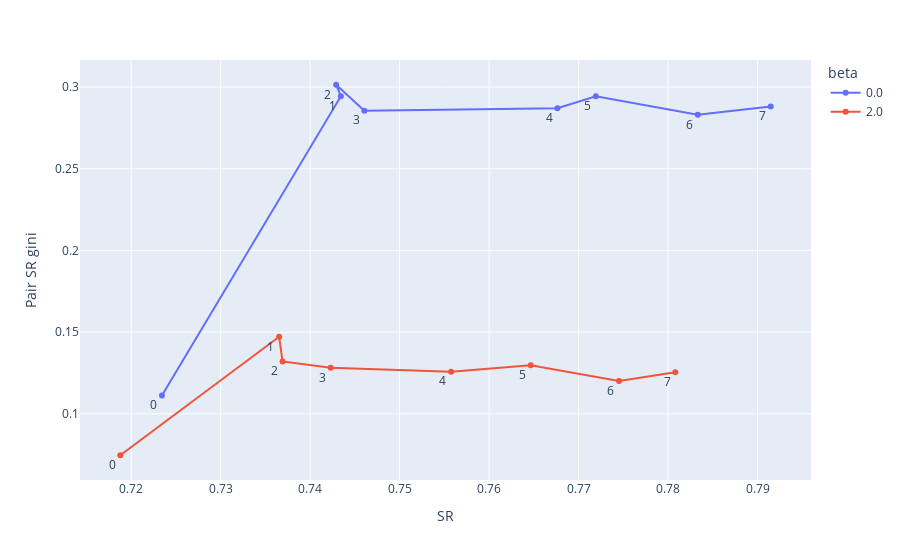

Write notebook code for a chart like this one.
### Code cell
fig = px.line(df, x="SR",y="Pair SR gini",color="beta", text='Day')
fig.update_traces(textposition="bottom left")
fig.show()

### Figure 1 — Plotly figure (JSON) as saved in the notebook; plotly's stock layout.template omitted (floating-point values rounded to 4 significant figures)
{"data": [{"hovertemplate": "beta=0.0<br>SR=%{x}<br>Pair SR gini=%{y}<br>Day=%{text}<extra></extra>", "legendgroup": "0.0", "line": {"color": "#636efa", "dash": "solid"}, "marker": {"symbol": "circle"}, "mode": "text+markers+lines", "name": "0.0", "orientation": "v", "showlegend": true, "text": [0, 1, 2, 3, 4, 5, 6, 7], "textposition": "bottom left", "type": "scatter", "x": [0.7234, 0.7434, 0.7429, 0.7461, 0.7676, 0.7719, 0.7833, 0.7915], "xaxis": "x", "y": [0.1111, 0.2944, 0.3014, 0.2856, 0.287, 0.2944, 0.283, 0.2881], "yaxis": "y"}, {"hovertemplate": "beta=2.0<br>SR=%{x}<br>Pair SR gini=%{y}<br>Day=%{text}<extra></extra>", "legendgroup": "2.0", "line": {"color": "#EF553B", "dash": "solid"}, "marker": {"symbol": "circle"}, "mode": "text+markers+lines", "name": "2.0", "orientation": "v", "showlegend": true, "text": [0, 1, 2, 3, 4, 5, 6, 7], "textposition": "bottom left", "type": "scatter", "x": [0.7188, 0.7365, 0.7369, 0.7423, 0.7558, 0.7646, 0.7745, 0.7808], "xaxis": "x", "y": [0.07464, 0.1471, 0.132, 0.1282, 0.1258, 0.1297, 0.1201, 0.1254], "yaxis": "y"}], "layout": {"legend": {"title": {"text": "beta"}, "tracegroupgap": 0}, "margin": {"t": 60}, "xaxis": {"anchor": "y", "domain": [0, 1], "title": {"text": "SR"}}, "yaxis": {"anchor": "x", "domain": [0, 1], "title": {"text": "Pair SR gini"}}}}
